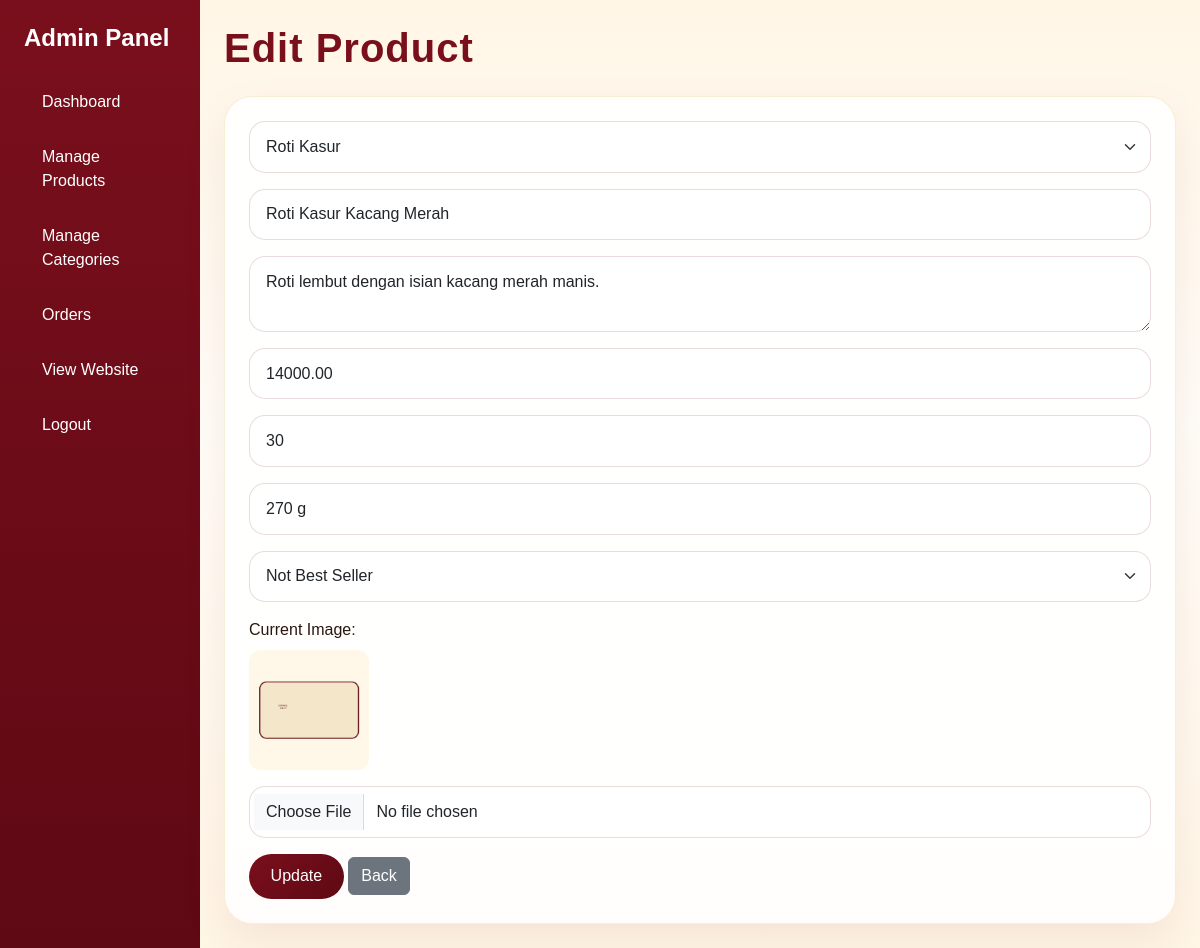
Screenshot of /admin/edit_product.php?id=2 (signed in) with the database file from the repository.
### tables this page shows
CREATE TABLE products (
  id INT AUTO_INCREMENT PRIMARY KEY,
  category_id INT NOT NULL,
  product_name VARCHAR(150) NOT NULL,
  description TEXT,
  price DECIMAL(12,2) NOT NULL,
  stock INT DEFAULT 0,
  weight VARCHAR(50),
  image VARCHAR(255),
  best_seller TINYINT(1) DEFAULT 0,
  created_at TIMESTAMP DEFAULT CURRENT_TIMESTAMP,
  FOREIGN KEY (category_id) REFERENCES categories(id) ON DELETE CASCADE
);

CREATE TABLE categories (
  id INT AUTO_INCREMENT PRIMARY KEY,
  category_name VARCHAR(100) NOT NULL,
  description TEXT
);

### includes/config.php (called while the page is built, shortened)
<?php
if (!function_exists('e')) {
    function e($value)
    {
        return htmlspecialchars($value ?? '', ENT_QUOTES, 'UTF-8');
    }
}

### admin/edit_product.php (the view, shortened to what this page needs)
<?php
include 'admin_auth.php';
$id = isset($_GET['id']) ? (int)$_GET['id'] : 0;
$productQuery = mysqli_query(
    $conn,
    "SELECT * FROM products WHERE id = $id"
);
$product = mysqli_fetch_assoc($productQuery);
$categories = mysqli_query(
    $conn,
    "SELECT * FROM categories ORDER BY category_name ASC"
);
?>
<!DOCTYPE html>
<html lang="en">
<head>
    <link
        href="https://cdn.jsdelivr.net/npm/bootstrap@5.3.3/dist/css/bootstrap.min.css"
        rel="stylesheet"
    >
    <link
        rel="stylesheet"
        href="../assets/css/style.css"
    >
</head>
<body class="bakery-body">
<div class="container-fluid">
    <div class="row">
        <?php include 'sidebar.php'; ?>
        <main class="col-md-9 col-lg-10 p-4">
            <h1 class="section-title mb-4">
                Edit Product
            </h1>
            <div class="table-card">
                <form
                    method="POST"
                    enctype="multipart/form-data"
                >
                    <select
                        name="category_id"
                        class="form-select mb-3"
                        required
                    >
                        <?php while ($cat = mysqli_fetch_assoc($categories)): ?>
                            <option
                                value="<?= $cat['id']; ?>"
                                <?= $cat['id'] == $product['category_id'] ? 'selected' : ''; ?>
                            >
                                <?= e($cat['category_name']); ?>
                            </option>
                        <?php endwhile; ?>
                    </select>
                    <input
                        type="text"
                        name="product_name"
                        class="form-control mb-3"
                        value="<?= e($product['product_name']); ?>"
                        placeholder="Product Name"
                        required
                    >
                    <textarea
                        name="description"
                        class="form-control mb-3"
                        placeholder="Description"
                        required
                    ><?= e($product['description']); ?></textarea>
                    <input
                        type="number"
                        name="price"
                        class="form-control mb-3"
                        value="<?= e($product['price']); ?>"
                        placeholder="Price"
                        required
                    >
                    <input
                        type="number"
                        name="stock"
                        class="form-control mb-3"
                        value="<?= e($product['stock']); ?>"
                        placeholder="Stock"
                        required
                    >
                    <input
                        type="text"
                        name="weight"
                        class="form-control mb-3"
                        value="<?= e($product['weight']); ?>"
                        placeholder="Weight"
                    >
                    <select
                        name="best_seller"
                        class="form-select mb-3"
                    >
                        <option
                            value="0"
                            <?= $product['best_seller'] == 0 ? 'selected' : ''; ?>
                        >
                            Not Best Seller
                        </option>
                    </select>
                    <?php if (!empty($product['image'])): ?>
                        <div class="mb-3">
                            <p class="mb-2">Current Image:</p>
                            <img
                                src="../assets/products/<?= e($product['image']); ?>"
                                style="
                                    width:120px;
                                    height:120px;
                                    object-fit:cover;
                                    border-radius:12px;
                                "
                            >
                        </div>
                    <?php endif; ?>
                    <input
                        type="file"
                        name="image"
                        class="form-control mb-3"
                        accept="image/*"
                    >
                    <button
                        type="submit"
                        name="update"
                        class="btn btn-maroon"
                    >
                        Update
                    </button>
                    <a
                        href="products.php"
                        class="btn btn-secondary"
                    >
                        Back
                    </a>
                </form>
            </div>
        </main>
    </div>
</div>
</body>
</html>

### assets/css/style.css (style rules this page uses)
:root { --maroon: #7A0F1C; --maroon-dark: #5E0914; --gold: #D6A32A; --gold-light: #E8BE4B; --cream: #FFF6E6; --cream-soft: #FFF9EF; --soft-gold: #F7E2B8; --brown: #2B160F; --white: #ffffff; }
* { box-sizing: border-box; }
html, body { min-height: 100%; }
body.bakery-body { min-height: 100vh; display: flex; flex-direction: column; background: linear-gradient(180deg, #FFF6E6 0%, #FFFDF8 45%, #FFF6E6 100%); font-family: 'Poppins', Arial, sans-serif; color: var(--brown); }
body.bakery-body > .container, body.bakery-body > .container-fluid, body.bakery-body > section { flex: 1; }
.btn-maroon { background: linear-gradient(135deg, var(--maroon), var(--maroon-dark)); color: white; border: none; border-radius: 999px; padding: 0.65rem 1.35rem; transition: .25s ease; }
.section-title { color: var(--maroon); font-weight: 900; letter-spacing: 1px; }
.category-card, .product-card, .info-card, .why-card, .table-card { background: rgba(255, 255, 255, .88); border: 1px solid rgba(214, 163, 42, .18); border-radius: 28px; box-shadow: 0 18px 45px rgba(122, 15, 28, .08); transition: .3s ease; }
.table-card { padding: 24px; }
.form-control, .form-select { border-radius: 16px; padding: 0.8rem 1rem; border: 1px solid rgba(122, 15, 28, .15); }

### rows the page displays
products: category_id "Roti Kasur", product_name "Roti Kasur Kacang Merah", description "Roti lembut dengan isian kacang merah manis.", price "14000.00", stock "30", weight "270 g", best_seller "Not Best Seller", image (placeholder picture)
